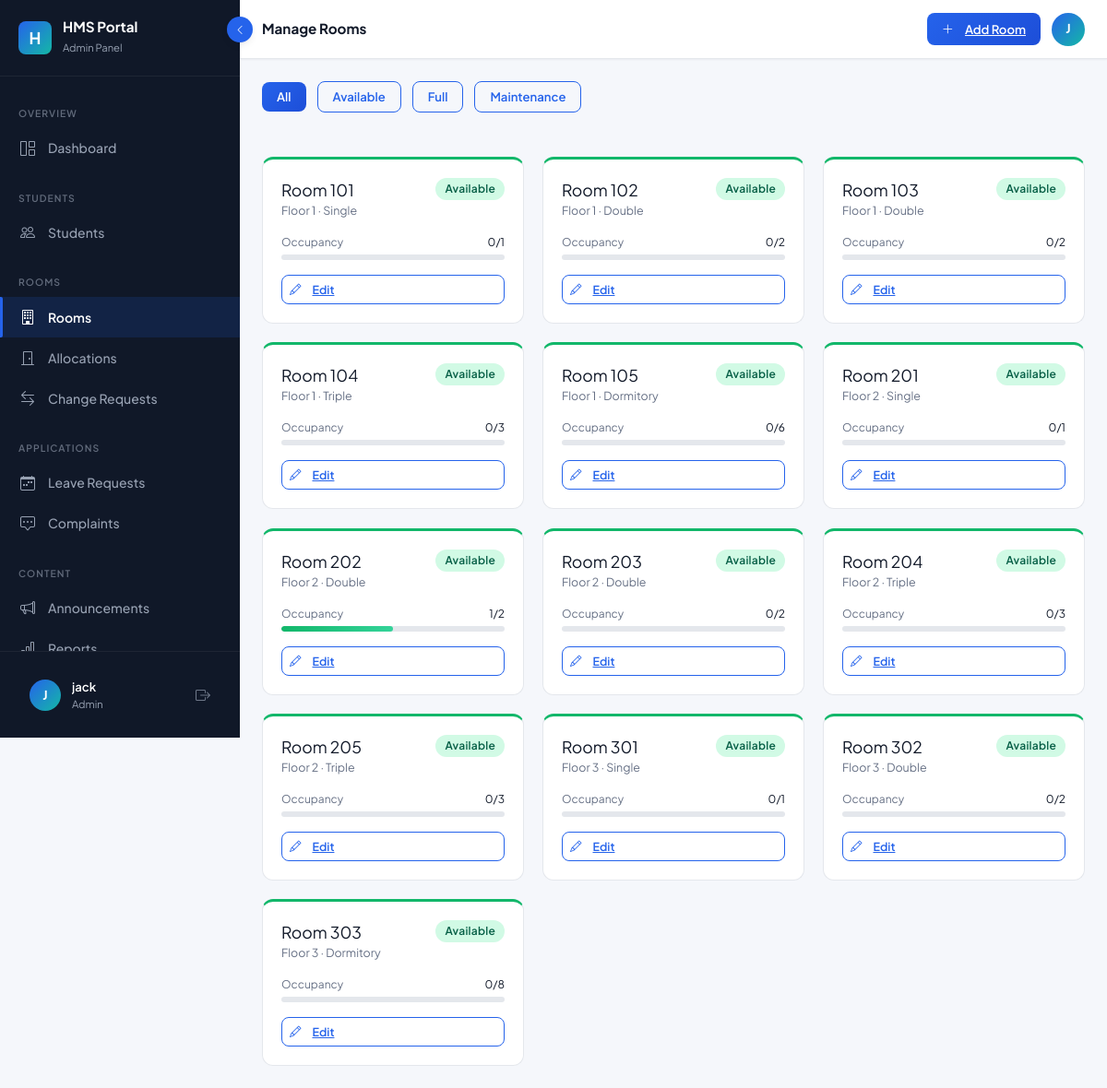
The page /admin/rooms (signed in) on the database its author committed.
### tables this page shows
CREATE TABLE Rooms (
    room_id        INTEGER PRIMARY KEY AUTOINCREMENT,
    room_number    TEXT NOT NULL UNIQUE,
    floor          INTEGER NOT NULL DEFAULT 1,
    room_type      TEXT NOT NULL DEFAULT 'Single' CHECK(room_type IN ('Single','Double','Triple','Dormitory')),
    capacity       INTEGER NOT NULL DEFAULT 1,
    occupied_count INTEGER NOT NULL DEFAULT 0,
    status         TEXT NOT NULL DEFAULT 'Available' CHECK(status IN ('Available','Full','Maintenance','Closed')),
    created_at     TEXT NOT NULL DEFAULT (datetime('now')),
    updated_at     TEXT NOT NULL DEFAULT (datetime('now'))
);

### routes/admin_routes.py (the view)
@admin_bp.route('/rooms')
@admin_required
def rooms():
    all_rooms = room_service.get_all_rooms()
    return render_template('admin/rooms.html', rooms=all_rooms)

### models/db.py (called while the page is built, shortened)
def get_db_path():
    if os.environ.get('DATABASE_FILE'):
        return os.environ['DATABASE_FILE']

def get_db():
    if 'db' not in g:
        db_path = get_db_path()
        g.db = sqlite3.connect(
            db_path,
            detect_types=sqlite3.PARSE_DECLTYPES | sqlite3.PARSE_COLNAMES
        )
        g.db.row_factory = sqlite3.Row   # rows behave like dicts
        g.db.execute("PRAGMA foreign_keys = ON")
        try:
            g.db.execute("PRAGMA journal_mode = WAL")
        except sqlite3.OperationalError:
            g.db.execute("PRAGMA journal_mode = DELETE")
    return g.db

def _wrap_row(d):
    for k, v in d.items():
        if isinstance(v, str) and (k in DATE_KEYS or k.endswith('_date') or k.endswith('_at')):
            d[k] = DateString(v)
    return d

def fetchall(sql, params=()):
    cur = get_db().execute(sql, params)
    rows = cur.fetchall()
    return [_wrap_row(dict(r)) for r in rows]

### services/room_service.py (called while the page is built)
def get_all_rooms():
    return db.fetchall(
        "SELECT * FROM Rooms ORDER BY floor, room_number"
    )

### templates/admin/rooms.html (shortened to what this page needs)
{% extends "layouts/dashboard.html" %}
{% block page_title %}Manage Rooms{% endblock %}
{% block sidebar_role %}Admin Panel{% endblock %}
{% block sidebar_nav %}{% include 'admin/_nav.html' %}{% endblock %}
{% block topbar_actions %}
<a href="{{ url_for('admin.add_room') }}" class="btn-hms-primary" style="padding:0.45rem 1rem;font-size:0.82rem;">
  <i class="bi bi-plus-lg me-1"></i> Add Room
</a>
{% endblock %}
{% block content %}
<div class="filter-bar mb-5 animate-fade-in-up">
  <button class="btn-hms-primary" data-room-filter="all" style="padding:0.4rem 1rem;font-size:0.82rem;">All</button>
  <button class="btn-hms-outline" data-room-filter="Available" style="padding:0.4rem 1rem;font-size:0.82rem;">Available</button>
  <button class="btn-hms-outline" data-room-filter="Full" style="padding:0.4rem 1rem;font-size:0.82rem;">Full</button>
  <button class="btn-hms-outline" data-room-filter="Maintenance" style="padding:0.4rem 1rem;font-size:0.82rem;">Maintenance</button>
</div>
{% if rooms %}
<div class="room-grid">
  {% for r in rooms %}
  {% set pct = ((r.occupied_count / r.capacity) * 100)|int if r.capacity > 0 else 0 %}
  <div class="room-card room-{{ r.status.lower() }}" data-status="{{ r.status }}" style="animation-delay:{{ loop.index0 * 0.05 }}s;">
    <div class="d-flex align-items-start justify-content-between mb-3">
      <div>
        <div class="fw-700" style="font-size:1.1rem;">Room {{ r.room_number }}</div>
        <div style="font-size:0.78rem;color:var(--hms-text-muted);">Floor {{ r.floor }} · {{ r.room_type }}</div>
      </div>
      <span class="badge-hms badge-{{ r.status.lower() }}">{{ r.status }}</span>
    </div>
    <div class="mb-3">
      <div class="d-flex justify-content-between mb-1" style="font-size:0.75rem;">
        <span style="color:var(--hms-text-muted);">Occupancy</span>
        <span class="fw-600">{{ r.occupied_count }}/{{ r.capacity }}</span>
      </div>
      <div class="hms-progress">
        <div class="hms-progress-bar" data-progress="{{ pct }}"
             style="width:0%; background: {% if pct >= 100 %}linear-gradient(90deg,var(--hms-danger),#F87171){% elif pct >= 60 %}linear-gradient(90deg,var(--hms-warning),#FCD34D){% else %}linear-gradient(90deg,var(--hms-success),#34D399){% endif %};">
        </div>
      </div>
    </div>
    <div class="d-flex gap-2 mt-3">
      <a href="{{ url_for('admin.edit_room', room_id=r.room_id) }}"
         class="btn-hms-outline" style="flex:1;text-align:center;padding:0.35rem 0.5rem;font-size:0.78rem;">
        <i class="bi bi-pencil me-1"></i> Edit
      </a>
    </div>
  </div>
  {% endfor %}
</div>
{% endif %}
{% endblock %}

### static/css/animations.css (style rules this page uses)
:root { --hms-navy: #101828; --hms-navy-light: #1D2939; --hms-navy-mid: #344054; --hms-blue: #2563EB; --hms-blue-light: #3B82F6; --hms-blue-pale: #EFF6FF; --hms-teal: #14B8A6; --hms-teal-light: #2DD4BF; --hms-teal-pale: #F0FDFA; --hms-bg: #F5F7FB; --hms-surface: #FFFFFF; --hms-border: #E4E7EC; --hms-text: #101828; --hms-text-muted: #667085; --hms-success: #12B76A; --hms-warning: #F79009; --hms-danger: #F04438; --hms-info: #0BA5EC; --sidebar-width: 260px; --sidebar-collapsed: 70px; --sidebar-bg: #101828; --sidebar-text: #98A2B3; --sidebar-active-text: #FFFFFF; --sidebar-active-bg: rgba(37,99,235,0.15); --sidebar-active-bar: #2563EB; --sidebar-hover-bg: rgba(255,255,255,0.06); --shadow-xs: 0 1px 2px rgba(16,24,40,0.05); --shadow-sm: 0 1px 3px rgba(16,24,40,0.10), 0 1px 2px rgba(16,24,40,0.06); --shadow-md: 0 4px 8px -2px rgba(16,24,40,0.10), 0 2px 4px -2px rgba(16,24,40,0.06); --shadow-lg: 0 12px 16px -4px rgba(16,24,40,0.08), 0 4px 6px -2px rgba(16,24,40,0.03); --shadow-xl: 0 20px 24px -4px rgba(16,24,40,0.08), 0 8px 8px -4px rgba(16,24,40,0.03); --shadow-glow: 0 0 20px rgba(37,99,235,0.25); --radius-xs: 4px; --radius-sm: 8px; --radius-md: 12px; --radius-lg: 16px; --radius-xl: 24px; --radius-full: 9999px; --space-1: 4px; --space-2: 8px; --space-3: 12px; --space-4: 16px; --space-5: 20px; --space-6: 24px; --space-8: 32px; --space-10: 40px; --space-12: 48px; --ease-smooth: cubic-bezier(0.4, 0, 0.2, 1); --ease-spring: cubic-bezier(0.34, 1.56, 0.64, 1); --ease-out: cubic-bezier(0, 0, 0.2, 1); --dur-fast: 150ms; --dur-normal: 300ms; --dur-slow: 500ms; --dur-xslow: 800ms; }
.animate-fade-in-up { animation: fadeInUp var(--dur-normal) var(--ease-smooth) both; }
.btn-hms-primary { background: linear-gradient(135deg, var(--hms-blue), #1D4ED8); color: #fff; border: none; border-radius: var(--radius-sm); padding: 0.6rem 1.25rem; font-weight: 600; font-size: 0.9rem; cursor: pointer; transition: all var(--dur-normal) var(--ease-smooth); position: relative; overflow: hidden; display: inline-flex; align-items: center; gap: var(--space-2); }
.btn-hms-primary::before { content: ''; position: absolute; inset: 0; background: linear-gradient(135deg, rgba(255,255,255,0.15), transparent); opacity: 0; transition: opacity var(--dur-fast); }
.btn-hms-outline { background: transparent; color: var(--hms-blue); border: 1.5px solid var(--hms-blue); border-radius: var(--radius-sm); padding: 0.55rem 1.2rem; font-weight: 600; font-size: 0.9rem; cursor: pointer; transition: all var(--dur-normal) var(--ease-smooth); display: inline-flex; align-items: center; gap: var(--space-2); }
.badge-hms { display: inline-flex; align-items: center; gap: 4px; padding: 3px 10px; border-radius: var(--radius-full); font-size: 0.75rem; font-weight: 600; letter-spacing: 0.02em; transition: transform var(--dur-fast); }
.badge-available { background: #D1FAE5; color: #065F46; }
.hms-progress { height: 6px; background: #E4E7EC; border-radius: var(--radius-full); overflow: hidden; }
.hms-progress-bar { height: 100%; background: linear-gradient(90deg, var(--hms-blue), var(--hms-teal)); border-radius: var(--radius-full); animation: progressFill 1s var(--ease-out) both; animation-delay: 0.3s; }
.room-card { background: var(--hms-surface); border: 1px solid var(--hms-border); border-radius: var(--radius-md); padding: var(--space-5); transition: transform var(--dur-normal) var(--ease-smooth), box-shadow var(--dur-normal) var(--ease-smooth); animation: cardEntrance var(--dur-normal) var(--ease-smooth) both; cursor: pointer; }
.room-card.room-available { border-top: 3px solid var(--hms-success); }

### static/css/main.css (style rules this page uses)
*, *::before, *::after { box-sizing: border-box; }
body { font-family: 'Plus Jakarta Sans', 'Inter', system-ui, -apple-system, sans-serif; background: var(--hms-bg); color: var(--hms-text); margin: 0; padding: 0; -webkit-font-smoothing: antialiased; }
a { color: var(--hms-blue); }
.room-grid { display: grid; grid-template-columns: repeat(auto-fill, minmax(220px, 1fr)); gap: var(--space-5); }
.filter-bar { display: flex; align-items: center; gap: var(--space-3); flex-wrap: wrap; margin-bottom: var(--space-5); }

### rows shown on the page
Rooms: room_number "101", floor "1", room_type "Single", status "Available", occupied_count "0", capacity "1"
Rooms: room_number "102", floor "1", room_type "Double", status "Available", occupied_count "0", capacity "2"
Rooms: room_number "103", floor "1", room_type "Double", status "Available", occupied_count "0", capacity "2"
Rooms: room_number "104", floor "1", room_type "Triple", status "Available", occupied_count "0", capacity "3"
Rooms: room_number "105", floor "1", room_type "Dormitory", status "Available", occupied_count "0", capacity "6"
Rooms: room_number "201", floor "2", room_type "Single", status "Available", occupied_count "0", capacity "1"
Rooms: room_number "202", floor "2", room_type "Double", status "Available", occupied_count "1", capacity "2"
Rooms: room_number "203", floor "2", room_type "Double", status "Available", occupied_count "0", capacity "2"
Rooms: room_number "204", floor "2", room_type "Triple", status "Available", occupied_count "0", capacity "3"
Rooms: room_number "205", floor "2", room_type "Triple", status "Available", occupied_count "0", capacity "3"
Rooms: room_number "301", floor "3", room_type "Single", status "Available", occupied_count "0", capacity "1"
Rooms: room_number "302", floor "3", room_type "Double", status "Available", occupied_count "0", capacity "2"
Rooms: room_number "303", floor "3", room_type "Dormitory", status "Available", occupied_count "0", capacity "8"

### other values the page prints
{{ session.name[0]|upper if session.name else 'U' }} "J"
{{ session.name }} "jack"
{{ session.role|capitalize }} "Admin"
